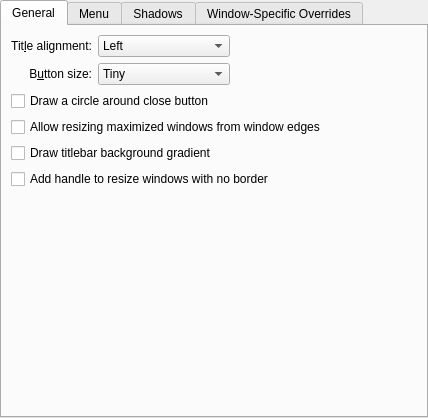
<?xml version="1.0" encoding="UTF-8"?>
<ui version="4.0">
 <class>BreezeConfigurationUI</class>
 <widget class="QWidget" name="BreezeConfigurationUI">
  <property name="geometry">
   <rect>
    <x>0</x>
    <y>0</y>
    <width>428</width>
    <height>418</height>
   </rect>
  </property>
  <layout class="QVBoxLayout" name="verticalLayout">
   <property name="leftMargin">
    <number>0</number>
   </property>
   <property name="topMargin">
    <number>0</number>
   </property>
   <property name="rightMargin">
    <number>0</number>
   </property>
   <property name="bottomMargin">
    <number>0</number>
   </property>
   <item>
    <widget class="QTabWidget" name="tabWidget">
     <property name="currentIndex">
      <number>0</number>
     </property>
     <widget class="QWidget" name="tab">
      <attribute name="title">
       <string>General</string>
      </attribute>
      <layout class="QGridLayout" name="gridLayout_4">
       <item row="0" column="0">
        <widget class="QLabel" name="label_3">
         <property name="text">
          <string>Tit&amp;le alignment:</string>
         </property>
         <property name="alignment">
          <set>Qt::AlignRight|Qt::AlignTrailing|Qt::AlignVCenter</set>
         </property>
         <property name="buddy">
          <cstring>titleAlignment</cstring>
         </property>
        </widget>
       </item>
       <item row="1" column="0">
        <widget class="QLabel" name="label_4">
         <property name="text">
          <string>B&amp;utton size:</string>
         </property>
         <property name="alignment">
          <set>Qt::AlignRight|Qt::AlignTrailing|Qt::AlignVCenter</set>
         </property>
         <property name="buddy">
          <cstring>buttonSize</cstring>
         </property>
        </widget>
       </item>
       <item row="1" column="1">
        <widget class="QComboBox" name="buttonSize">
         <item>
          <property name="text">
           <string>Tiny</string>
          </property>
         </item>
         <item>
          <property name="text">
           <string comment="@item:inlistbox Button size:">Small</string>
          </property>
         </item>
         <item>
          <property name="text">
           <string comment="@item:inlistbox Button size:">Medium</string>
          </property>
         </item>
         <item>
          <property name="text">
           <string comment="@item:inlistbox Button size:">Large</string>
          </property>
         </item>
         <item>
          <property name="text">
           <string comment="@item:inlistbox Button size:">Very Large</string>
          </property>
         </item>
        </widget>
       </item>
       <item row="0" column="1">
        <widget class="QComboBox" name="titleAlignment">
         <item>
          <property name="text">
           <string>Left</string>
          </property>
         </item>
         <item>
          <property name="text">
           <string>Center</string>
          </property>
         </item>
         <item>
          <property name="text">
           <string>Center (Full Width)</string>
          </property>
         </item>
         <item>
          <property name="text">
           <string>Right</string>
          </property>
         </item>
        </widget>
       </item>
       <item row="0" column="2">
        <spacer name="horizontalSpacer">
         <property name="orientation">
          <enum>Qt::Horizontal</enum>
         </property>
         <property name="sizeHint" stdset="0">
          <size>
           <width>40</width>
           <height>20</height>
          </size>
         </property>
        </spacer>
       </item>
       <item row="7" column="0" colspan="3">
        <spacer name="verticalSpacer">
         <property name="orientation">
          <enum>Qt::Vertical</enum>
         </property>
         <property name="sizeHint" stdset="0">
          <size>
           <width>20</width>
           <height>40</height>
          </size>
         </property>
        </spacer>
       </item>
       <item row="5" column="0" colspan="3">
        <widget class="QCheckBox" name="drawSizeGrip">
         <property name="text">
          <string>Add handle to resize windows with no border</string>
         </property>
        </widget>
       </item>
       <item row="3" column="0" colspan="3">
        <widget class="QCheckBox" name="drawBorderOnMaximizedWindows">
         <property name="text">
          <string>Allow resizing maximized windows from window edges</string>
         </property>
        </widget>
       </item>
       <item row="2" column="0" colspan="3">
        <widget class="QCheckBox" name="outlineCloseButton">
         <property name="text">
          <string>Draw a circle around close button</string>
         </property>
        </widget>
       </item>
       <item row="4" column="0" colspan="3">
        <widget class="QCheckBox" name="drawBackgroundGradient">
         <property name="text">
          <string>Draw titlebar background gradient</string>
         </property>
        </widget>
       </item>
      </layout>
     </widget>
     <widget class="QWidget" name="tab_2">
      <attribute name="title">
       <string>Menu</string>
      </attribute>
      <layout class="QVBoxLayout" name="verticalLayout_2">
       <item>
        <widget class="QCheckBox" name="enableLIM">
         <property name="text">
          <string>Enable locally integrated menu</string>
         </property>
        </widget>
       </item>
       <item>
        <spacer name="verticalSpacer_2">
         <property name="orientation">
          <enum>Qt::Vertical</enum>
         </property>
         <property name="sizeHint" stdset="0">
          <size>
           <width>20</width>
           <height>40</height>
          </size>
         </property>
        </spacer>
       </item>
      </layout>
     </widget>
     <widget class="QWidget" name="tab_4">
      <attribute name="title">
       <string>Shadows</string>
      </attribute>
      <layout class="QGridLayout" name="gridLayout">
       <item row="0" column="0">
        <widget class="QLabel" name="label">
         <property name="text">
          <string>Si&amp;ze:</string>
         </property>
         <property name="alignment">
          <set>Qt::AlignRight|Qt::AlignTrailing|Qt::AlignVCenter</set>
         </property>
         <property name="buddy">
          <cstring>shadowSize</cstring>
         </property>
        </widget>
       </item>
       <item row="0" column="1">
        <widget class="QComboBox" name="shadowSize">
         <item>
          <property name="text">
           <string comment="@item:inlistbox Button size:">None</string>
          </property>
         </item>
         <item>
          <property name="text">
           <string comment="@item:inlistbox Button size:">Small</string>
          </property>
         </item>
         <item>
          <property name="text">
           <string comment="@item:inlistbox Button size:">Medium</string>
          </property>
         </item>
         <item>
          <property name="text">
           <string comment="@item:inlistbox Button size:">Large</string>
          </property>
         </item>
         <item>
          <property name="text">
           <string comment="@item:inlistbox Button size:">Very Large</string>
          </property>
         </item>
        </widget>
       </item>
       <item row="1" column="0">
        <widget class="QLabel" name="label_2">
         <property name="text">
          <string comment="strength of the shadow (from transparent to opaque)">S&amp;trength:</string>
         </property>
         <property name="alignment">
          <set>Qt::AlignRight|Qt::AlignTrailing|Qt::AlignVCenter</set>
         </property>
         <property name="buddy">
          <cstring>shadowStrength</cstring>
         </property>
        </widget>
       </item>
       <item row="1" column="1">
        <widget class="QSpinBox" name="shadowStrength">
         <property name="suffix">
          <string>%</string>
         </property>
         <property name="minimum">
          <number>10</number>
         </property>
         <property name="maximum">
          <number>100</number>
         </property>
        </widget>
       </item>
       <item row="1" column="2">
        <spacer name="horizontalSpacer_5">
         <property name="orientation">
          <enum>Qt::Horizontal</enum>
         </property>
         <property name="sizeHint" stdset="0">
          <size>
           <width>40</width>
           <height>20</height>
          </size>
         </property>
        </spacer>
       </item>
       <item row="2" column="0">
        <widget class="QLabel" name="label_5">
         <property name="text">
          <string>Color:</string>
         </property>
         <property name="alignment">
          <set>Qt::AlignRight|Qt::AlignTrailing|Qt::AlignVCenter</set>
         </property>
        </widget>
       </item>
       <item row="2" column="1">
        <widget class="KColorButton" name="shadowColor"/>
       </item>
       <item row="3" column="0" colspan="3">
        <spacer name="verticalSpacer_3">
         <property name="orientation">
          <enum>Qt::Vertical</enum>
         </property>
         <property name="sizeHint" stdset="0">
          <size>
           <width>20</width>
           <height>40</height>
          </size>
         </property>
        </spacer>
       </item>
      </layout>
     </widget>
     <widget class="QWidget" name="tab_3">
      <attribute name="title">
       <string>Window-Specific Overrides</string>
      </attribute>
      <layout class="QVBoxLayout" name="verticalLayout_3">
       <item>
        <widget class="Breeze::ExceptionListWidget" name="exceptions" native="true">
         <property name="sizePolicy">
          <sizepolicy hsizetype="Preferred" vsizetype="Expanding">
           <horstretch>0</horstretch>
           <verstretch>0</verstretch>
          </sizepolicy>
         </property>
        </widget>
       </item>
      </layout>
     </widget>
    </widget>
   </item>
  </layout>
 </widget>
 <customwidgets>
  <customwidget>
   <class>KColorButton</class>
   <extends>QPushButton</extends>
   <header>kcolorbutton.h</header>
  </customwidget>
  <customwidget>
   <class>Breeze::ExceptionListWidget</class>
   <extends>QWidget</extends>
   <header>config/breezeexceptionlistwidget.h</header>
   <container>1</container>
  </customwidget>
 </customwidgets>
 <tabstops>
  <tabstop>tabWidget</tabstop>
  <tabstop>titleAlignment</tabstop>
  <tabstop>buttonSize</tabstop>
  <tabstop>outlineCloseButton</tabstop>
  <tabstop>drawBorderOnMaximizedWindows</tabstop>
  <tabstop>drawBackgroundGradient</tabstop>
  <tabstop>drawSizeGrip</tabstop>
  <tabstop>shadowSize</tabstop>
  <tabstop>shadowStrength</tabstop>
  <tabstop>shadowColor</tabstop>
 </tabstops>
 <resources/>
 <connections/>
</ui>
